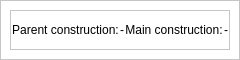
                   <widget class="QFrame" name="frame_12">
                    <property name="minimumSize">
                     <size>
                      <width>0</width>
                      <height>60</height>
                     </size>
                    </property>
                    <property name="maximumSize">
                     <size>
                      <width>16777215</width>
                      <height>30</height>
                     </size>
                    </property>
                    <property name="styleSheet">
                     <string notr="true">QFrame{
	background-color: rgb(255, 255, 255);}</string>
                    </property>
                    <property name="frameShape">
                     <enum>QFrame::StyledPanel</enum>
                    </property>
                    <property name="frameShadow">
                     <enum>QFrame::Raised</enum>
                    </property>
                    <layout class="QHBoxLayout" name="horizontalLayout_8">
                     <property name="spacing">
                      <number>6</number>
                     </property>
                     <property name="leftMargin">
                      <number>9</number>
                     </property>
                     <property name="topMargin">
                      <number>9</number>
                     </property>
                     <property name="rightMargin">
                      <number>9</number>
                     </property>
                     <property name="bottomMargin">
                      <number>9</number>
                     </property>
                     <item>
                      <widget class="QFrame" name="frame_14">
                       <property name="frameShape">
                        <enum>QFrame::StyledPanel</enum>
                       </property>
                       <property name="frameShadow">
                        <enum>QFrame::Raised</enum>
                       </property>
                       <layout class="QHBoxLayout" name="horizontalLayout_9">
                        <property name="spacing">
                         <number>1</number>
                        </property>
                        <property name="leftMargin">
                         <number>1</number>
                        </property>
                        <property name="topMargin">
                         <number>1</number>
                        </property>
                        <property name="rightMargin">
                         <number>1</number>
                        </property>
                        <property name="bottomMargin">
                         <number>1</number>
                        </property>
                        <item>
                         <layout class="QGridLayout" name="gridLayout_4">
                          <item row="0" column="0">
                           <widget class="QLabel" name="label_16">
                            <property name="text">
                             <string>Parent construction:</string>
                            </property>
                            <property name="alignment">
                             <set>Qt::AlignCenter</set>
                            </property>
                           </widget>
                          </item>
                          <item row="0" column="2">
                           <widget class="QLabel" name="label_18">
                            <property name="text">
                             <string>Main construction:</string>
                            </property>
                            <property name="alignment">
                             <set>Qt::AlignCenter</set>
                            </property>
                           </widget>
                          </item>
                          <item row="0" column="1">
                           <widget class="QLabel" name="parentConstructionLbl">
                            <property name="text">
                             <string>-</string>
                            </property>
                            <property name="alignment">
                             <set>Qt::AlignCenter</set>
                            </property>
                           </widget>
                          </item>
                          <item row="0" column="3">
                           <widget class="QLabel" name="mainConstructionLbl">
                            <property name="text">
                             <string>-</string>
                            </property>
                            <property name="alignment">
                             <set>Qt::AlignCenter</set>
                            </property>
                           </widget>
                          </item>
                         </layout>
                        </item>
                       </layout>
                      </widget>
                     </item>
                    </layout>
                   </widget>
